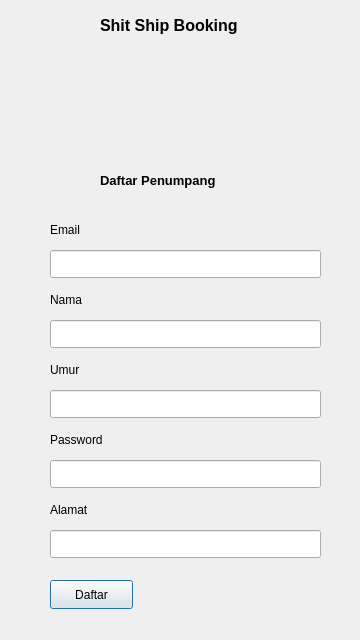
<?xml version="1.0" encoding="UTF-8"?>
<ui version="4.0">
 <class>daftar_user</class>
 <widget class="QDialog" name="daftar_user">
  <property name="geometry">
   <rect>
    <x>0</x>
    <y>0</y>
    <width>360</width>
    <height>640</height>
   </rect>
  </property>
  <property name="minimumSize">
   <size>
    <width>360</width>
    <height>640</height>
   </size>
  </property>
  <property name="maximumSize">
   <size>
    <width>360</width>
    <height>640</height>
   </size>
  </property>
  <property name="windowTitle">
   <string>Shit Ship Booking</string>
  </property>
  <property name="windowIcon">
   <iconset>
    <normaloff>../../../Downloads/ship-icon_34102.png</normaloff>../../../Downloads/ship-icon_34102.png</iconset>
  </property>
  <widget class="QLabel" name="label">
   <property name="geometry">
    <rect>
     <x>100</x>
     <y>10</y>
     <width>171</width>
     <height>31</height>
    </rect>
   </property>
   <property name="font">
    <font>
     <pointsize>12</pointsize>
     <bold>true</bold>
    </font>
   </property>
   <property name="text">
    <string>Shit Ship Booking</string>
   </property>
  </widget>
  <widget class="QLabel" name="label_2">
   <property name="geometry">
    <rect>
     <x>140</x>
     <y>50</y>
     <width>81</width>
     <height>81</height>
    </rect>
   </property>
   <property name="text">
    <string/>
   </property>
   <property name="pixmap">
    <pixmap>../../../Downloads/ship-icon_34102.png</pixmap>
   </property>
   <property name="scaledContents">
    <bool>true</bool>
   </property>
  </widget>
  <widget class="QLabel" name="label_3">
   <property name="geometry">
    <rect>
     <x>100</x>
     <y>170</y>
     <width>161</width>
     <height>21</height>
    </rect>
   </property>
   <property name="font">
    <font>
     <pointsize>10</pointsize>
     <bold>true</bold>
    </font>
   </property>
   <property name="text">
    <string>Daftar Penumpang</string>
   </property>
  </widget>
  <widget class="QLabel" name="label_4">
   <property name="geometry">
    <rect>
     <x>50</x>
     <y>220</y>
     <width>63</width>
     <height>20</height>
    </rect>
   </property>
   <property name="text">
    <string>Email</string>
   </property>
  </widget>
  <widget class="QLabel" name="label_5">
   <property name="geometry">
    <rect>
     <x>50</x>
     <y>290</y>
     <width>71</width>
     <height>20</height>
    </rect>
   </property>
   <property name="text">
    <string>Nama</string>
   </property>
  </widget>
  <widget class="QLineEdit" name="lineEdit_2">
   <property name="geometry">
    <rect>
     <x>50</x>
     <y>320</y>
     <width>271</width>
     <height>28</height>
    </rect>
   </property>
   <property name="text">
    <string/>
   </property>
  </widget>
  <widget class="QLineEdit" name="lineEdit">
   <property name="geometry">
    <rect>
     <x>50</x>
     <y>250</y>
     <width>271</width>
     <height>28</height>
    </rect>
   </property>
  </widget>
  <widget class="QLabel" name="label_6">
   <property name="geometry">
    <rect>
     <x>50</x>
     <y>430</y>
     <width>71</width>
     <height>20</height>
    </rect>
   </property>
   <property name="text">
    <string>Password</string>
   </property>
  </widget>
  <widget class="QLineEdit" name="lineEdit_3">
   <property name="geometry">
    <rect>
     <x>50</x>
     <y>460</y>
     <width>271</width>
     <height>28</height>
    </rect>
   </property>
   <property name="text">
    <string/>
   </property>
  </widget>
  <widget class="QLineEdit" name="lineEdit_4">
   <property name="geometry">
    <rect>
     <x>50</x>
     <y>390</y>
     <width>271</width>
     <height>28</height>
    </rect>
   </property>
  </widget>
  <widget class="QLabel" name="label_7">
   <property name="geometry">
    <rect>
     <x>50</x>
     <y>360</y>
     <width>63</width>
     <height>20</height>
    </rect>
   </property>
   <property name="text">
    <string>Umur</string>
   </property>
  </widget>
  <widget class="QLineEdit" name="lineEdit_6">
   <property name="geometry">
    <rect>
     <x>50</x>
     <y>530</y>
     <width>271</width>
     <height>28</height>
    </rect>
   </property>
  </widget>
  <widget class="QLabel" name="label_9">
   <property name="geometry">
    <rect>
     <x>50</x>
     <y>500</y>
     <width>63</width>
     <height>20</height>
    </rect>
   </property>
   <property name="text">
    <string>Alamat</string>
   </property>
  </widget>
  <widget class="QPushButton" name="pushButton">
   <property name="geometry">
    <rect>
     <x>50</x>
     <y>580</y>
     <width>83</width>
     <height>29</height>
    </rect>
   </property>
   <property name="text">
    <string>Daftar</string>
   </property>
  </widget>
 </widget>
 <resources/>
 <connections/>
</ui>
